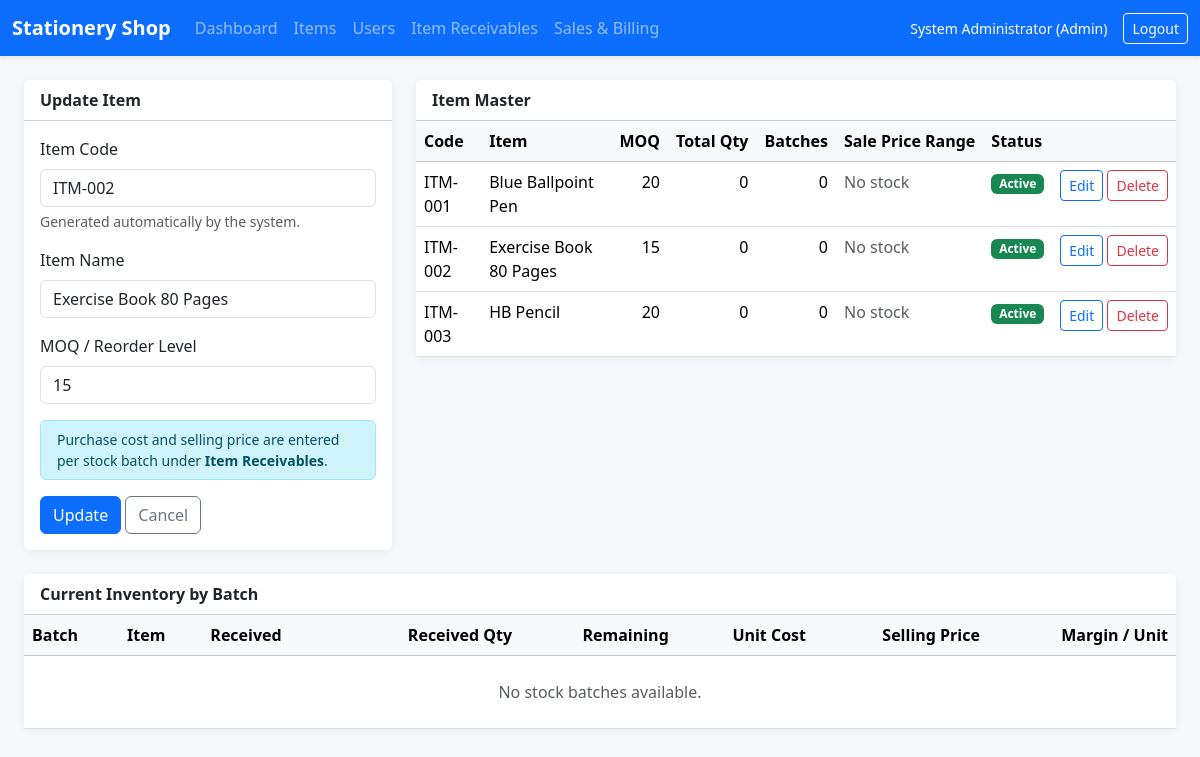
The app's page /items.php?edit=2 (signed in) with its own data.
### tables this page shows
CREATE TABLE master_item (
    item_id BIGINT UNSIGNED AUTO_INCREMENT PRIMARY KEY,
    item_code VARCHAR(40) NOT NULL UNIQUE,
    item_name VARCHAR(150) NOT NULL,
    moq INT UNSIGNED NOT NULL DEFAULT 0,
    is_active TINYINT(1) NOT NULL DEFAULT 1,
    created_at TIMESTAMP NOT NULL DEFAULT CURRENT_TIMESTAMP,
    updated_at TIMESTAMP NOT NULL DEFAULT CURRENT_TIMESTAMP ON UPDATE CURRENT_TIMESTAMP
);

CREATE TABLE master_inventory (
    item_id BIGINT UNSIGNED PRIMARY KEY,
    qty INT UNSIGNED NOT NULL DEFAULT 0,
    updated_at TIMESTAMP NOT NULL DEFAULT CURRENT_TIMESTAMP ON UPDATE CURRENT_TIMESTAMP,
    CONSTRAINT fk_inventory_item
        FOREIGN KEY (item_id) REFERENCES master_item(item_id)
        ON UPDATE CASCADE ON DELETE RESTRICT
);

### includes/functions.php (called while the page is built, shortened)
<?php
function e(?string $value): string
{
    return htmlspecialchars((string) $value, ENT_QUOTES, 'UTF-8');
}

### items.php (the view, shortened to what this page needs)
<?php
require_once __DIR__ . '/includes/functions.php';
$pdo = db();
$editItem = null;
if (isset($_GET['edit'])) {
    $stmt = $pdo->prepare('SELECT item_id, item_code, item_name, moq, is_active FROM master_item WHERE item_id = ?');
    $stmt->execute([(int) $_GET['edit']]);
    $editItem = $stmt->fetch() ?: null;
}
$nextId = (int) $pdo->query('SELECT COALESCE(MAX(item_id), 0) + 1 FROM master_item')->fetchColumn();
$nextItemCode = 'ITM-' . str_pad((string) $nextId, 3, '0', STR_PAD_LEFT);
$items = $pdo->query(
    'SELECT mi.item_id, mi.item_code, mi.item_name, mi.moq, mi.is_active, inv.qty,
            COUNT(CASE WHEN ib.qty_remaining > 0 THEN 1 END) AS active_batches,
            MIN(CASE WHEN ib.qty_remaining > 0 THEN ib.sale_price END) AS min_sale_price,
            MAX(CASE WHEN ib.qty_remaining > 0 THEN ib.sale_price END) AS max_sale_price
     FROM master_item mi
     JOIN master_inventory inv ON inv.item_id = mi.item_id
     LEFT JOIN inventory_batch ib ON ib.item_id = mi.item_id
     GROUP BY mi.item_id, mi.item_code, mi.item_name, mi.moq, mi.is_active, inv.qty
     ORDER BY mi.is_active DESC, mi.item_name'
)->fetchAll();
$batches = $pdo->query(
    'SELECT ib.batch_id, ib.receipt_id, ib.qty_received, ib.qty_remaining, ib.unit_cost, ib.sale_price,
            ib.received_date, mi.item_code, mi.item_name
     FROM inventory_batch ib
     JOIN master_item mi ON mi.item_id = ib.item_id
     WHERE ib.qty_remaining > 0
     ORDER BY mi.item_name, ib.received_date, ib.batch_id'
)->fetchAll();
require __DIR__ . '/includes/header.php';
?>
<div class="row g-4">
    <div class="col-lg-4">
        <div class="card">
            <div class="card-header bg-white"><strong><?= $editItem ? 'Update Item' : 'Add Item' ?></strong></div>
            <div class="card-body">
                <form method="post">
                    <div class="mb-3">
                        <label class="form-label">Item Code</label>
                        <input class="form-control" value="<?= e($editItem['item_code'] ?? $nextItemCode) ?>" readonly>
                        <div class="form-text">Generated automatically by the system.</div>
                    </div>
                    <div class="mb-3"><label class="form-label">Item Name</label><input class="form-control" name="item_name" value="<?= e($editItem['item_name'] ?? '') ?>" required></div>
                    <div class="mb-3"><label class="form-label">MOQ / Reorder Level</label><input type="number" min="0" class="form-control" name="moq" value="<?= e((string) ($editItem['moq'] ?? 0)) ?>" required></div>
                    <div class="alert alert-info py-2 small">Purchase cost and selling price are entered per stock batch under <strong>Item Receivables</strong>.</div>
                    <button class="btn btn-primary" type="submit"><?= $editItem ? 'Update' : 'Add Item' ?></button>
                    <?php if ($editItem): ?><a class="btn btn-outline-secondary" href="items.php">Cancel</a><?php endif; ?>
                </form>
            </div>
        </div>
    </div>
    <div class="col-lg-8">
        <div class="card">
            <div class="card-header bg-white"><strong>Item Master</strong></div>
            <div class="card-body p-0">
                <div class="table-responsive">
                    <table class="table table-hover mb-0">
                        <thead class="table-light"><tr><th>Code</th><th>Item</th><th class="text-end">MOQ</th><th class="text-end">Total Qty</th><th class="text-end">Batches</th><th>Sale Price Range</th><th>Status</th><th></th></tr></thead>
                        <tbody>
                        <?php foreach ($items as $row): ?>
                            <tr>
                                <td><?= e($row['item_code']) ?></td>
                                <td><?= e($row['item_name']) ?></td>
                                <td class="text-end"><?= (int) $row['moq'] ?></td>
                                <td class="text-end"><?= (int) $row['qty'] ?></td>
                                <td class="text-end"><?= (int) $row['active_batches'] ?></td>
                                <td>
                                    <?php if ($row['min_sale_price'] === null): ?>
                                        <span class="text-muted">No stock</span>
                                    <?php elseif ((float) $row['min_sale_price'] === (float) $row['max_sale_price']): ?>
                                        <?= e(money($row['min_sale_price'])) ?>
                                    <?php else: ?>
                                        <?= e(money($row['min_sale_price'])) ?> – <?= e(money($row['max_sale_price'])) ?>
                                    <?php endif; ?>
                                </td>
                                <td><span class="badge text-bg-<?= (int) $row['is_active'] === 1 ? 'success' : 'secondary' ?>"><?= (int) $row['is_active'] === 1 ? 'Active' : 'Deleted' ?></span></td>
                                <td class="text-end text-nowrap">
                                    <a class="btn btn-sm btn-outline-primary" href="items.php?edit=<?= (int) $row['item_id'] ?>">Edit</a>
                                    <form method="post" class="d-inline">
                                        <button class="btn btn-sm btn-outline-<?= (int) $row['is_active'] === 1 ? 'danger' : 'success' ?>" data-confirm="<?= (int) $row['is_active'] === 1 ? 'Delete this item from the active list?' : 'Restore this item?' ?>">
                                            <?= (int) $row['is_active'] === 1 ? 'Delete' : 'Restore' ?>
                                        </button>
                                    </form>
                                </td>
                            </tr>
                        <?php endforeach; ?>
                        </tbody>
                    </table>
                </div>
            </div>
        </div>
    </div>
    <div class="col-12">
        <div class="card">
            <div class="card-header bg-white"><strong>Current Inventory by Batch</strong></div>
            <div class="card-body p-0">
                <div class="table-responsive">
                    <table class="table table-hover mb-0">
                        <thead class="table-light"><tr><th>Batch</th><th>Item</th><th>Received</th><th class="text-end">Received Qty</th><th class="text-end">Remaining</th><th class="text-end">Unit Cost</th><th class="text-end">Selling Price</th><th class="text-end">Margin / Unit</th></tr></thead>
                        <tbody>
                        <?php if (!$batches): ?><tr><td colspan="8" class="text-center text-muted py-4">No stock batches available.</td></tr><?php endif; ?>
                        </tbody>
                    </table>
                </div>
            </div>
        </div>
    </div>
</div>
<?php require __DIR__ . '/includes/footer.php'; ?>

### assets/css/style.css (style rules this page uses)
body { background: #f6f8fb; }
.card { border: 0; box-shadow: 0 0.125rem 0.5rem rgba(0, 0, 0, 0.06); }
.table thead th { white-space: nowrap; }

### records on screen
master_item: item_code "ITM-002", item_name "Exercise Book 80 Pages", moq "15"
master_inventory: item_id.item_code "ITM-001", item_id.item_name "Blue Ballpoint Pen", item_id.moq "20", qty "0", active_batches "0"
master_inventory: item_id.item_code "ITM-002", item_id.item_name "Exercise Book 80 Pages", item_id.moq "15", qty "0", active_batches "0"
master_inventory: item_id.item_code "ITM-003", item_id.item_name "HB Pencil", item_id.moq "20", qty "0", active_batches "0"

### other values on screen
$user['name'] "System Administrator"
$user['role'] "Admin"
